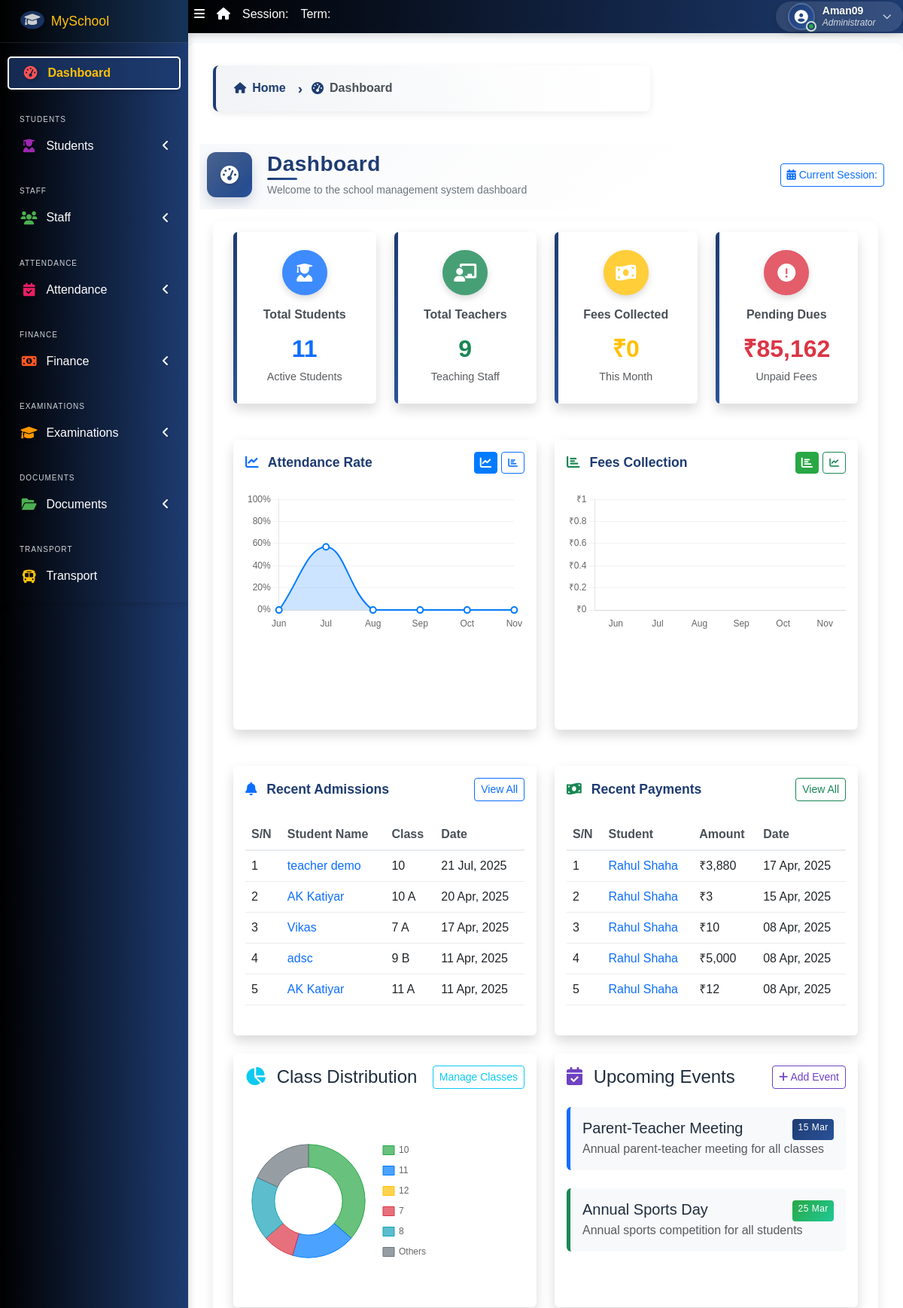
Page /dashboard/dashboard/ (signed in, upper part) on the earlier database version.
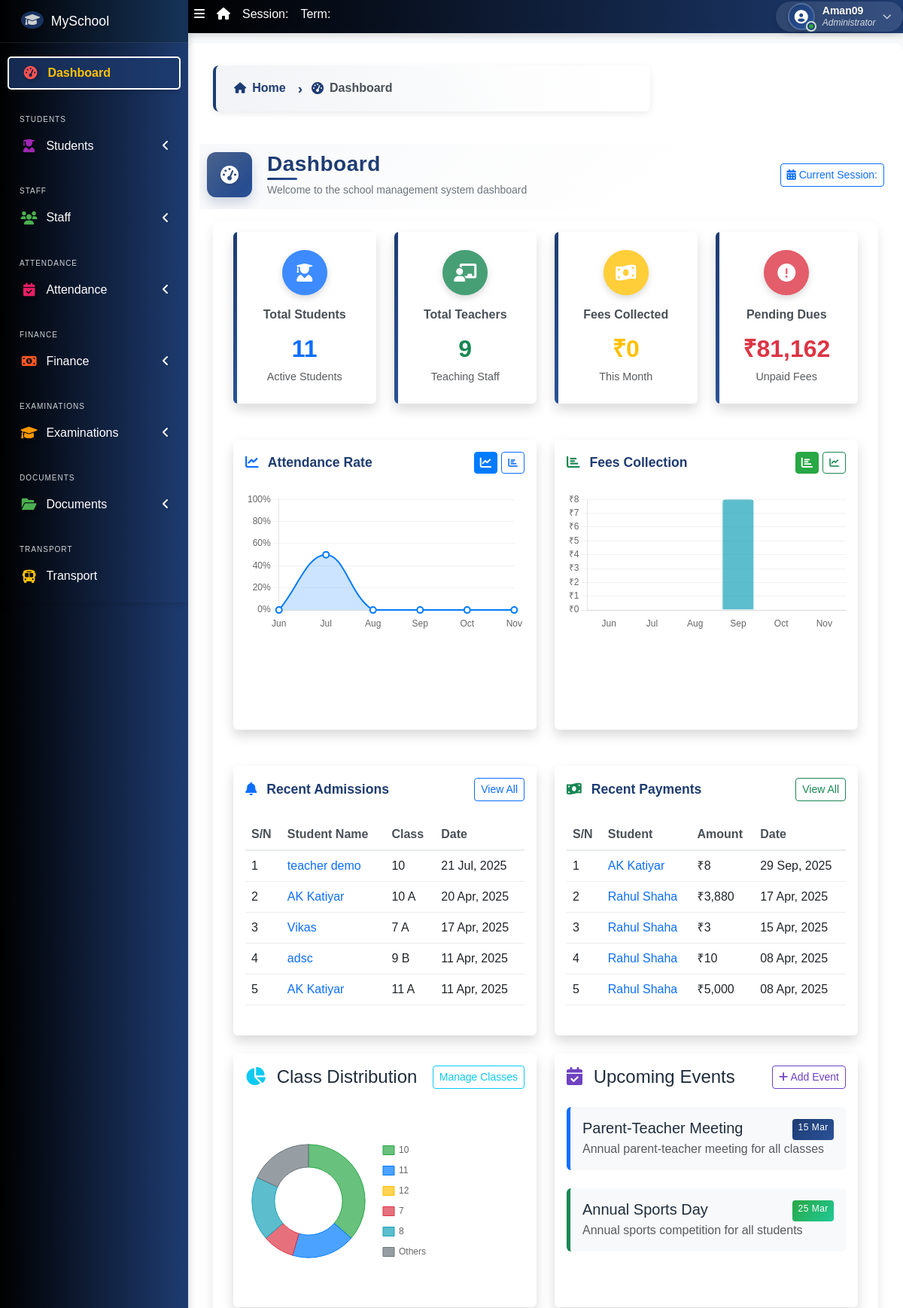
Same page on the later database version.
### apps/students/models.py (models this page shows, shortened)
class Student(models.Model):
    STATUS_CHOICES = [("active", "Active"), ("inactive", "Inactive")]
    GENDER_CHOICES = [("male", "Male"), ("female", "Female")]
    category = [("N/A", "N/A"),("Gen", "Gen"), ("OBC", "OBC"), ("SC/ST", "SC/ST"), ("Other", "Other")]
    current_status = models.CharField(
        max_length=10, choices=STATUS_CHOICES, default="active"
    )
    registration_number = models.CharField(max_length=200, unique=True, null=True, blank=True)
    fullname = models.CharField(max_length=200)
    gender = models.CharField(max_length=10, choices=GENDER_CHOICES, default="male")
    category = models.CharField(max_length=10, choices=category, default="N/A")
    aadhar_validator = RegexValidator(
    regex=r'^\d{12}$',
    message="Aadhaar number must be exactly 12 digits.",
    code='invalid_aadhar'
    )
    aadhar = models.CharField(validators=[aadhar_validator], max_length=12, blank=True)
    date_of_birth = models.DateField(default=timezone.now)
    current_class = models.ForeignKey(
        'corecode.StudentClass',
        on_delete=models.SET_NULL,
        blank=True,
        null=True
    )
    section = models.CharField(max_length=10, blank=True)
    date_of_admission = models.DateField(default=timezone.now)
    mobile_num_regex = RegexValidator(
        regex="^[0-9]{10,15}$", message="Entered mobile number isn't in a right format!"
    )
    mobile_number = models.CharField(
        validators=[mobile_num_regex], max_length=13, blank=True
    )
    email_id = models.EmailField(max_length=254, blank=True)
    Father_name = models.CharField(max_length=255, null=False, blank=False)
    Father_mobile_number = models.CharField( validators=[mobile_num_regex] ,max_length=15,)
    Father_aadhar = models.CharField(validators=[aadhar_validator], max_length=12, blank=True)
    Mother_name = models.CharField(max_length=255, null=True, blank=True)
    address = models.TextField(blank=True)
    others = models.TextField(blank=True)
    passport = models.ImageField(blank=True, upload_to="students/passports/")
    class Meta:
        ordering = ["fullname",]

### apps/corecode/models.py (models this page shows)
class StudentClass(models.Model):
    name = models.CharField(max_length=200, unique=True)
    class Meta:
        verbose_name = "Class"
        verbose_name_plural = "Classes"
        ordering = ["name"]
    def __str__(self):
        return self.name

### apps/fees/models.py (models this page shows, shortened)
class FeePayment(models.Model):
    PAYMENT_STATUS = [
        ("Paid", "Paid"),
        ("Pending", "Pending"),
    ]
    PAYMENT_METHODS = [
        ("Cash", "Cash"),
        ("Online", "Online"),
        ("Bank Transfer", "Bank Transfer")
    ]
    student = models.ForeignKey('students.Student', on_delete=models.CASCADE)
    amount = models.DecimalField(max_digits=10, decimal_places=2)
    payment_method = models.CharField(max_length=50, choices=PAYMENT_METHODS)
    transaction_id = models.CharField(max_length=100, blank=True, null=True, help_text="Required for online or bank transfers")
    date = models.DateTimeField(default=timezone.now)
    status = models.CharField(max_length=20, choices=PAYMENT_STATUS, default="Pending")
    fee_category = models.CharField(max_length=50, default="Regular")

### apps/corecode/views.py (the view)
# urls.py: path("dashboard/", IndexView.as_view(), name="home"),
class IndexView(LoginRequiredMixin, AdminRequiredMixin, TemplateView):
    template_name = "index.html"
    def get_context_data(self, **kwargs):
        context = super().get_context_data(**kwargs)
        from apps.students.models import Student
        total_students = Student.objects.filter(current_status='active').count()
        from apps.staffs.models import Staff
        total_teachers = Staff.objects.filter(current_status='active').count()
        from apps.NonTeachingStaffs.models import NonTeachingStaff
        total_non_teaching = NonTeachingStaff.objects.filter(current_status='active').count()
        from apps.fees.models import FeePayment, PendingFee
        from django.db.models import Sum
        from django.utils import timezone
        import datetime
        current_month = timezone.now().month
        current_year = timezone.now().year
        fees_collected_month = FeePayment.objects.filter(
            date__month=current_month,
            date__year=current_year,
            status='Paid'
        ).aggregate(total=Sum('amount'))['total'] or 0
        total_pending = PendingFee.objects.filter(paid=False).aggregate(
            total=Sum('amount'))['total'] or 0
        recent_payments = FeePayment.objects.select_related('student').order_by('-date')[:5]
        recent_students = Student.objects.order_by('-date_of_admission')[:5]
        months = []
        fee_data = []
        for i in range(5, -1, -1):
            month_date = timezone.now() - datetime.timedelta(days=30*i)
            month_name = month_date.strftime('%b')
            months.append(month_name)
            month_fees = FeePayment.objects.filter(
                date__month=month_date.month,
                date__year=month_date.year,
                status='Paid'
            ).aggregate(total=Sum('amount'))['total'] or 0
            fee_data.append(float(month_fees))
        try:
            from apps.attendance.models import Attendance
            from django.db.models import Count, Case, When, IntegerField
            attendance_months = []
            attendance_data = []
            for i in range(5, -1, -1):
                month_date = timezone.now() - datetime.timedelta(days=30*i)
                attendance_months.append(month_date.strftime('%b'))
                month_attendance = Attendance.objects.filter(
                    date__month=month_date.month,
                    date__year=month_date.year
                ).aggregate(
                    present_count=Count(Case(
                        When(status='Present', then=1),
                        output_field=IntegerField()
                    )),
                    total_count=Count('id')
                )
                if month_attendance['total_count'] > 0:
                    attendance_percentage = (month_attendance['present_count'] / month_attendance['total_count']) * 100
                else:
                    attendance_percentage = 0
                attendance_data.append(round(attendance_percentage, 1))
        except:
            attendance_months = months
            attendance_data = [90, 85, 88, 92, 95, 89]  # Default data
        class_labels = []
        class_data = []
        classes = StudentClass.objects.all()
        for student_class in classes:
            class_labels.append(str(student_class.name))
            class_count = Student.objects.filter(
                current_class=student_class,
                current_status='active'
            ).count()
            class_data.append(int(class_count))
        if len(class_labels) > 5:
            others_count = sum(class_data[5:])
            class_labels = class_labels[:5]
            class_data = class_data[:5]
            class_labels.append('Others')
            class_data.append(others_count)
        context.update({
            'total_students': total_students,
            'total_teachers': total_teachers,
            'total_non_teaching': total_non_teaching,
            'fees_collected_month': fees_collected_month,
            'total_pending': total_pending,
            'recent_payments': recent_payments,
            'recent_students': recent_students,
            'months': months,
            'fee_data': fee_data,
            'attendance_months': attendance_months,
            'attendance_data': attendance_data,
            'class_labels': class_labels,
            'class_data': class_data,
        })
        return context

### apps/corecode/views.py (called while the page is built)
    def dispatch(self, request, *args, **kwargs):
        if not request.user.is_superuser:
            messages.error(request, "Access denied. Only administrators can access this page.")
            return render(request, '403.html', status=403)
        return super().dispatch(request, *args, **kwargs)

### templates/index.html (shortened to what the changed rows need)
{% extends 'base.html' %}
{% load humanize %}
{% block title %}Dashboard{% endblock title %}
{% block content %}
<div class="container mt-0">
  <div class="row g-4">
      <div class="col-md-3">
          <div class="dashboard-card text-center shadow p-3 bg-white rounded">
              <div class="dashboard-card-icon bg-danger">
                  <i class="fas fa-exclamation-circle"></i>
              </div>
              <h5>Pending Dues</h5>
              <h3 class="text-danger">₹{{ total_pending|floatformat:0|intcomma }}</h3>
              <p class="text-muted">Unpaid Fees</p>
          </div>
      </div>
  </div>
  <div class="row mt-4 g-4">
      <div class="col-md-6">
          <div class="chart-container shadow p-3 bg-white rounded">
              <div class="chart-wrapper">
                  <canvas id="attendanceChart"></canvas>
              </div>
          </div>
      </div>
      <div class="col-md-6">
          <div class="chart-container shadow p-3 bg-white rounded">
              <div class="chart-wrapper">
                  <canvas id="feesChart"></canvas>
              </div>
          </div>
      </div>
  </div>
  <div class="row mt-4">
      <div class="col-md-6">
          <div class="recent-activities shadow p-3 bg-white rounded h-100">
              <div class="table-responsive">
                  <table class="table table-hover">
                      <thead>
                          <tr>
                              <th>S/N</th>
                              <th>Student Name</th>
                              <th>Class</th>
                              <th>Date</th>
                          </tr>
                      </thead>
                      <tbody>
                          {% for student in recent_students %}
                          <tr>
                              <td>{{ forloop.counter }}</td>
                              <td>
                                  <a href="{% url 'student-detail' student.id %}" class="text-decoration-none">
                                      {{ student.fullname }}
                                  </a>
                              </td>
                              <td>{{ student.current_class }} {{ student.section }}</td>
                              <td>{{ student.date_of_admission|date:"d M, Y" }}</td>
                          </tr>
                          {% empty %}
                          <tr>
                              <td colspan="4" class="text-center">No recent admissions</td>
                          </tr>
                          {% endfor %}
                      </tbody>
                  </table>
              </div>
          </div>
      </div>
      <div class="col-md-6">
          <div class="recent-activities shadow p-3 bg-white rounded h-100">
              <div class="table-responsive">
                  <table class="table table-hover">
                      <thead>
                          <tr>
                              <th>S/N</th>
                              <th>Student</th>
                              <th>Amount</th>
                              <th>Date</th>
                          </tr>
                      </thead>
                      <tbody>
                          {% for payment in recent_payments %}
                          <tr>
                              <td>{{ forloop.counter }}</td>
                              <td>
                                  <a href="{% url 'student-detail' payment.student.id %}" class="text-decoration-none">
                                      {{ payment.student.fullname }}
                                  </a>
                              </td>
                              <td>₹{{ payment.amount|floatformat:0|intcomma }}</td>
                              <td>{{ payment.date|date:"d M, Y" }}</td>
                          </tr>
                          {% empty %}
                          <tr>
                              <td colspan="4" class="text-center">No recent payments</td>
                          </tr>
                          {% endfor %}
                      </tbody>
                  </table>
              </div>
          </div>
      </div>
  </div>
</div>
{% endblock content %}

### templates/base.html (shortened to what the changed rows need)
{% load static %}
<!DOCTYPE html>
<html lang="en">
<head>
  <link rel="stylesheet" href="{% static 'dist/css/preload.css' %}">
  <link rel="stylesheet" href="{% static 'plugins/fontawesome-free/css/all.min.css' %}">
  <link rel="stylesheet" href="{% static 'plugins/toastr/toastr.min.css' %}">
<link rel="stylesheet" href="https://cdn.jsdelivr.net/npm/bootstrap-icons/font/bootstrap-icons.css">
    <link rel="stylesheet" href="https://cdnjs.cloudflare.com/ajax/libs/font-awesome/6.5.0/css/all.min.css">
  <link rel="stylesheet"
    href="{% static 'plugins/overlayScrollbars/css/OverlayScrollbars.min.css' %}">
  <link rel="stylesheet" href="{% static 'plugins/Datatables/datatables.min.css' %}" />
  <link rel="stylesheet" href="{% static 'dist/css/adminlte.min.css' %}">
  <link rel="stylesheet" href="https://cdnjs.cloudflare.com/ajax/libs/font-awesome/6.0.0-beta3/css/all.min.css">
  <link rel="stylesheet" href="https://cdn.jsdelivr.net/npm/bootstrap@5.3.0/dist/css/bootstrap.min.css">
  <link rel="stylesheet" href="{% static 'dist/css/style.css' %}">
  <link rel="stylesheet" href="{% static 'dist/css/sidebar-fix.css' %}">
</head>
<body class="hold-transition sidebar-mini layout-fixed layout-navbar-fixed layout-footer-fixed">
  <div class="wrapper">
    <aside class="main-sidebar sidebar-dark-primary">
      <a href="{% url 'home' %}" class="brand-link d-flex align-items-center">
        {% if profile.college_logo %}
        <img src="{{ profile.college_logo.url }}" alt="College Logo" class="brand-image img-circle elevation-3" style="opacity: .8; margin-right: 10px; max-height: 33px;">
        {% else %}
        <i class="fas fa-graduation-cap brand-image img-circle elevation-3" style="opacity: .8; margin-right: 10px; background-color: #1E3C72; color: #fff; padding: 5px; font-size: 16px;"></i>
        {% endif %}
        <span class="brand-text font-weight-light">{{ profile.college_name | default:"MySchool" }}</span>
      </a>
    </aside>
    <div class="content-wrapper">
      <div class="page-title-section">
        <div class="container-fluid">
          <div class="row align-items-center">
            <div class="col-md-8">
              <div class="page-title-container">
                <div class="page-title-content">
                  <h1 class="page-title">{% block title %}{% endblock title %}</h1>
                </div>
              </div>
            </div>
          </div>
        </div>
      </div>
      <section class="content">
        <div class="container-fluid">
          <div class="row">
            <div class="col-md-12">
              {% block fullcard %}
              <div class="card">
                <div class="card-body">
                  <div class="row">
                    <div class="col">
                      {% block content %}
                      {% endblock content %}
                    </div>
                  </div>
                </div>
              </div>
              {% endblock fullcard %}
            </div>
          </div>
        </div>
      </section>
    </div>
  </div>
</body>
</html>

Differences in the rows shown:
no longer on this page (row unchanged): FeePayment: student.fullname "Rahul Shaha", amount "12", date "08 Apr, 2025"
added FeePayment: student.fullname "AK Katiyar", amount "8", date "29 Sep, 2025"
Other differences:
{{ total_pending|floatformat:0|intcomma }}: "85,162" → "81,162"
chart data {{ attendance_data|safe }}: [0.0, 57.1, 0, 0, 0, 0] → [0.0, 50.0, 0, 0, 0, 0]
chart data {{ fee_data|safe }}: [0.0, 0.0, 0.0, 0.0, 0.0, 0.0] → [0.0, 0.0, 0.0, 8.0, 0.0, 0.0]
